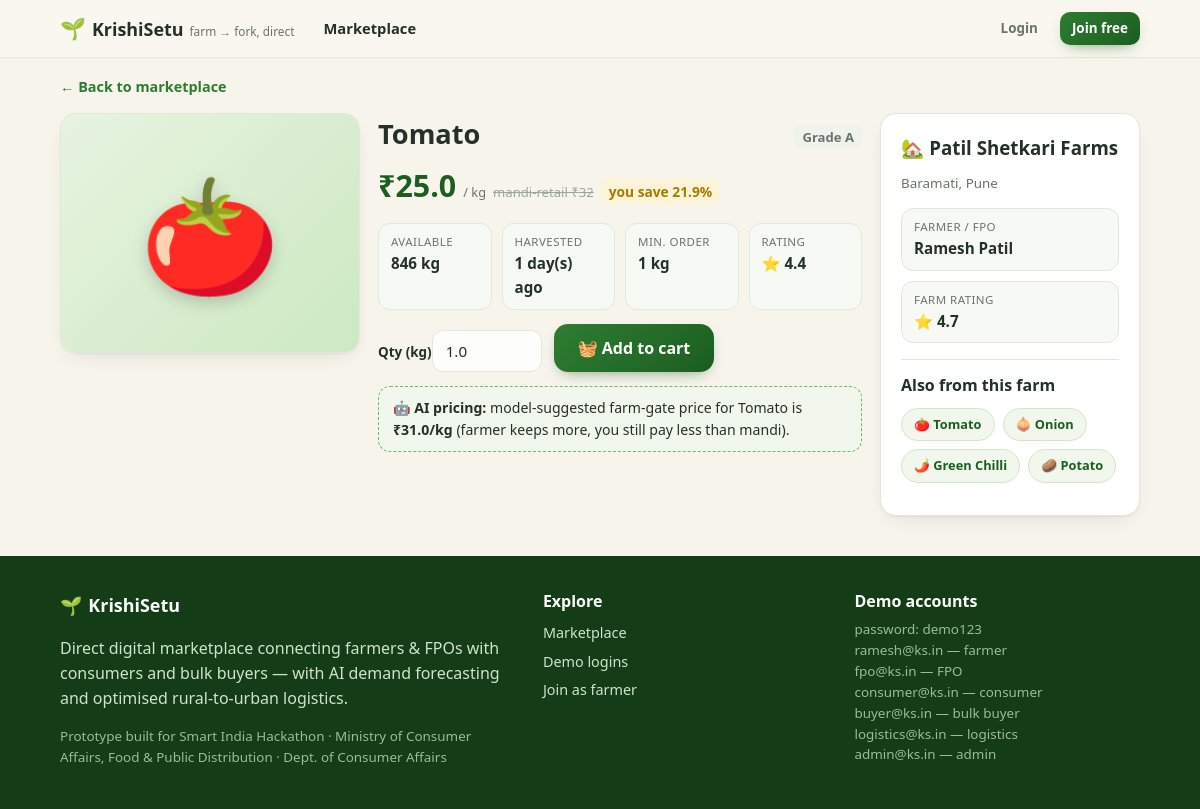
Page /product/1 on the committed database.
### tables this page shows
CREATE TABLE crops(
  id INTEGER PRIMARY KEY AUTOINCREMENT, name TEXT UNIQUE NOT NULL, emoji TEXT,
  category TEXT, unit TEXT DEFAULT 'kg', base_price REAL);

CREATE TABLE listings(
  id INTEGER PRIMARY KEY AUTOINCREMENT, farm_id INTEGER REFERENCES farms(id),
  crop_id INTEGER REFERENCES crops(id), qty_available REAL, price REAL,
  market_price REAL, unit TEXT DEFAULT 'kg', grade TEXT DEFAULT 'A',
  organic INTEGER DEFAULT 0, min_order REAL DEFAULT 1,
  harvested_days_ago INTEGER DEFAULT 1, status TEXT DEFAULT 'active',
  rating REAL DEFAULT 4.6);

CREATE TABLE price_forecast(crop TEXT, date TEXT, market_pred REAL,
  suggested_price REAL);

CREATE TABLE farms(
  id INTEGER PRIMARY KEY AUTOINCREMENT, user_id INTEGER REFERENCES users(id),
  name TEXT NOT NULL, fpo_name TEXT, is_fpo INTEGER DEFAULT 0,
  village TEXT, district TEXT DEFAULT 'Pune', lat REAL, lng REAL,
  organic INTEGER DEFAULT 0, area_acres REAL, rating REAL DEFAULT 4.5);

CREATE TABLE users(
  id INTEGER PRIMARY KEY AUTOINCREMENT, name TEXT NOT NULL, email TEXT UNIQUE NOT NULL,
  password_hash TEXT NOT NULL, role TEXT NOT NULL CHECK(role IN
    ('farmer','consumer','buyer','logistics','admin')),
  phone TEXT, address TEXT, lat REAL, lng REAL,
  created_at TEXT DEFAULT (date('now')));

### app.py (the view)
@app.route("/product/<int:lid>")
def product(lid):
    item = q(LSEL + " WHERE l.id=?", (lid,), one=True)
    if not item:
        flash("Listing not found.", "err")
        return redirect(url_for("marketplace"))
    farm_crops = q("SELECT c.name, c.emoji FROM listings l JOIN crops c ON c.id=l.crop_id "
                   "WHERE l.farm_id=? AND l.status='active' LIMIT 5", (item["farm_id"],))
    sug = q("SELECT suggested_price FROM price_forecast WHERE crop=? "
            "ORDER BY date DESC LIMIT 1", (item["crop_name"],), one=True)
    return render_template("product.html", item=item, farm_crops=farm_crops, sug=sug)

### app.py (called while the page is built)
def get_db():
    if "db" not in g:
        g.db = sqlite3.connect(DB)
        g.db.row_factory = sqlite3.Row
        g.db.execute("PRAGMA foreign_keys = ON")
    return g.db

@app.before_request
def set_today():
    g.today = date.today()

def q(sql, args=(), one=False):
    cur = get_db().execute(sql, args)
    rows = cur.fetchall()
    return (rows[0] if rows else None) if one else rows

def current_user():
    uid = session.get("uid")
    if not uid:
        return None
    if "cu" not in g:
        g.cu = q("SELECT * FROM users WHERE id=?", (uid,), one=True)
    return g.cu

@app.context_processor
def inject_globals():
    cart = session.get("cart", {})
    return dict(user=current_user(),
                cart_count=sum(cart.values()),
                today=date.today(),
                STEPS=STEPS)

### templates/product.html (shortened to what this page needs)
{% extends "base.html" %}
{% block content %}
<div class="wrap">
  <a class="crumb" href="{{ url_for('marketplace') }}">← Back to marketplace</a>
  <div class="pd-grid">
    <div class="card pimg pd-img cat-{{ item['category']|lower|replace(' ','-') }}">
      <span class="pemoji">{{ item['emoji'] }}</span>
    </div>
    <div class="pd-main">
      <div class="ptop">
        <h1>{{ item['crop_name'] }}</h1>
        <span class="grade big">Grade {{ item['grade'] }}</span>
      </div>
      <div class="pprice big">
        <b>₹{{ '%.1f'|format(item['price']) }}</b><span class="unit">/ {{ item['unit'] }}</span>
        <s class="mandi">mandi-retail ₹{{ '%.0f'|format(item['market_price']) }}</s>
        <span class="save big">you save {{ item['save_pct'] }}%</span>
      </div>
      <div class="facts">
        <div><span>Available</span><b>{{ '%g'|format(item['qty_available']) }} kg</b></div>
        <div><span>Harvested</span><b>{{ item['harvested_days_ago'] }} day(s) ago</b></div>
        <div><span>Min. order</span><b>{{ '%g'|format(item['min_order']) }} kg</b></div>
        <div><span>Rating</span><b>⭐ {{ item['rating'] }}</b></div>
      </div>
      <form method="post" action="{{ url_for('cart_add', lid=item['id']) }}" class="addrow">
        <label>Qty (kg)<input type="number" name="qty" min="{{ item['min_order'] }}" max="{{ item['qty_available'] }}" step="0.5" value="{{ item['min_order'] }}"></label>
        <button class="btn primary lg">🧺 Add to cart</button>
      </form>
      {% if sug %}
      <div class="ai-note">🤖 <b>AI pricing:</b> model-suggested farm-gate price for {{ item['crop_name'] }} is <b>₹{{ '%.1f'|format(sug['suggested_price']) }}/kg</b> (farmer keeps more, you still pay less than mandi).</div>
      {% endif %}
    </div>
    <aside class="card pd-farm">
      <h3>🏡 {{ item['farm_name'] }}</h3>
      <p class="fine">{{ item['village'] }}, {{ item['district'] }}{% if item['is_fpo'] %} · FPO: {{ item['farm_name'] }}{% endif %}</p>
      <div class="facts col">
        <div><span>Farmer / FPO</span><b>{{ item['farmer_name'] or 'Collection centre' }}</b></div>
        <div><span>Farm rating</span><b>⭐ {{ item['farm_rating'] }}</b></div>
      </div>
      <hr>
      <h4>Also from this farm</h4>
      <div class="chip-row tight">
        {% for c in farm_crops %}<a class="mchip soft" href="{{ url_for('marketplace', q=c['name'].split(' (')[0]) }}">{{ c['emoji'] }} {{ c['name'].split(' (')[0] }}</a>{% endfor %}
      </div>
    </aside>
  </div>
</div>
{% endblock %}

### static/css/style.css (style rules this page uses)
:root { --green-900: #143d17; --green-800: #1b5e20; --green-700: #2e7d32; --green-600: #388e3c; --leaf: #66bb6a; --leaf-soft: #e8f3e4; --amber: #f9a825; --amber-soft: #fdf3d7; --cream: #f7f4ec; --paper: #ffffff; --ink: #24312a; --muted: #67766c; --line: #e2e8dc; --red: #c62828; --shadow: 0 1px 2px rgba(28, 50, 33, .06), 0 8px 24px -12px rgba(28, 50, 33, .18); --radius: 16px; }
* { box-sizing: border-box; }
html { scroll-behavior: smooth; }
body { margin: 0; font-family: ui-sans-serif, system-ui, "Segoe UI", Roboto, "Noto Sans", sans-serif; background: var(--cream); color: var(--ink); line-height: 1.55; }
a { color: var(--green-700); }
h1, h2, h3, h4 { line-height: 1.2; margin: .2em 0 .4em; }
h1 { font-size: 1.7rem; }
.fine { color: var(--muted); font-size: .84rem; font-weight: 400; }
hr { border: 0; border-top: 1px solid var(--line); margin: 16px 0; }
.wrap { max-width: 1120px; margin: 0 auto; padding: 0 20px; }
.btn { display: inline-flex; align-items: center; justify-content: center; gap: 7px; border: 0; cursor: pointer; text-decoration: none; font-weight: 700; font-family: inherit; padding: 10px 18px; border-radius: 12px; font-size: .92rem; transition: .15s; }
.btn.primary { background: linear-gradient(135deg, var(--green-700), var(--green-800)); color: #fff; box-shadow: 0 6px 16px -8px rgba(27, 94, 32, .7); }
.btn.lg { padding: 13px 24px; font-size: 1rem; border-radius: 14px; }
.card { background: var(--paper); border: 1px solid var(--line); border-radius: var(--radius); padding: 20px; box-shadow: var(--shadow); }
.crumb { display: inline-block; margin-top: 18px; text-decoration: none; font-weight: 600; font-size: .9rem; }
.mchip { background: var(--leaf-soft); color: var(--green-800); font-size: .8rem; font-weight: 700; padding: 6px 12px; border-radius: 999px; text-decoration: none; border: 1px solid #d3e6c9; }
.mchip.soft { background: #f2f7ee; }
.chip-row { display: flex; gap: 10px; flex-wrap: wrap; margin: 12px 0; }
.chip-row.tight { gap: 8px; }
.pimg { display: grid; place-items: center; height: 120px; position: relative; }
.pemoji { font-size: 3.2rem; filter: drop-shadow(0 6px 8px rgba(0, 0, 0, .18)); }
.pd-img { height: 240px; border-radius: var(--radius); }
.pd-img .pemoji { font-size: 7rem; }
.cat-vegetable { background: linear-gradient(135deg, #e7f4e0, #cde8c2); }
.ptop { display: flex; justify-content: space-between; align-items: center; gap: 8px; }
.grade { background: #f0f2ec; color: var(--muted); font-size: .72rem; font-weight: 800; padding: 2px 8px; border-radius: 7px; white-space: nowrap; }
.grade.big { font-size: .82rem; }
.pprice { display: flex; align-items: baseline; gap: 7px; }
.pprice b { font-size: 1.25rem; color: var(--green-800); }
.pprice .unit { color: var(--muted); font-size: .8rem; }
.mandi { color: #9aa79d; font-size: .82rem; }
.save { background: var(--amber-soft); color: #a67c00; font-size: .74rem; font-weight: 800; padding: 2px 8px; border-radius: 7px; }
.save.big { font-size: .86rem; }
.pprice.big b { font-size: 1.9rem; }
input, select, textarea { font-family: inherit; font-size: .95rem; padding: 10px 13px; border: 1.4px solid var(--line); border-radius: 11px; background: #fdfdfb; color: var(--ink); width: 100%; }
.pd-grid { display: grid; grid-template-columns: 300px 1fr 260px; gap: 18px; margin: 14px 0 40px; align-items: start; }
.facts { display: grid; grid-template-columns: repeat(auto-fit, minmax(110px, 1fr)); gap: 10px; margin: 14px 0; }
.facts > div { background: #f7faf4; border: 1px solid var(--line); border-radius: 12px; padding: 9px 12px; }
.facts span { display: block; font-size: .72rem; color: var(--muted); text-transform: uppercase; letter-spacing: .04em; }
.facts b { font-size: .95rem; }
.facts.col { grid-template-columns: 1fr; }
.addrow { display: flex; gap: 12px; align-items: end; margin: 14px 0; }
.addrow label { font-size: .84rem; font-weight: 700; }
.addrow input { width: 110px; }
.ai-note { background: #f2f7ee; border: 1px dashed var(--leaf); border-radius: 12px; padding: 10px 14px; font-size: .88rem; margin: 12px 0; }

### rows in the picture
crops: emoji "🍅", crop_name "Tomato", name "Tomato"
listings: grade "A", price "25.0", unit "kg", market_price "32", qty_available "846", harvested_days_ago "1", min_order "1", rating "4.4", qty "1.0"
price_forecast: suggested_price "31.0"
farms: farm_name "Patil Shetkari Farms", village "Baramati", district "Pune", farm_rating "4.7"
users: name "Ramesh Patil"
crops: emoji "🧅", name "Onion"
crops: emoji "🌶️", name "Green Chilli"
crops: emoji "🥔", name "Potato"

### other values in the picture
{{ item['save_pct'] }} "21.9"
